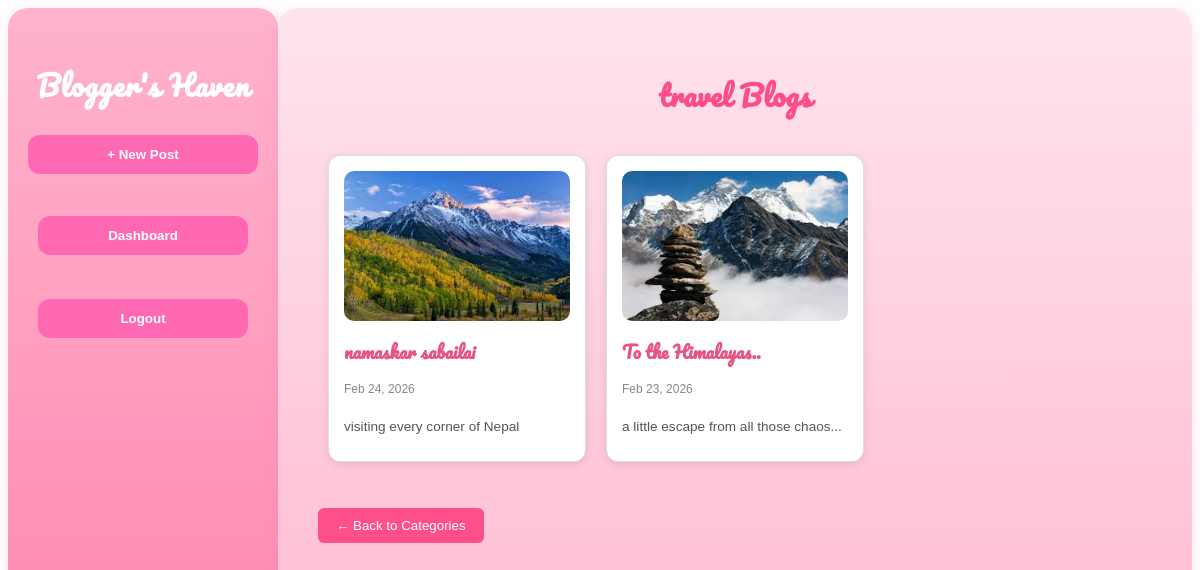
Page /category/5/ (signed in) on the earlier database version.
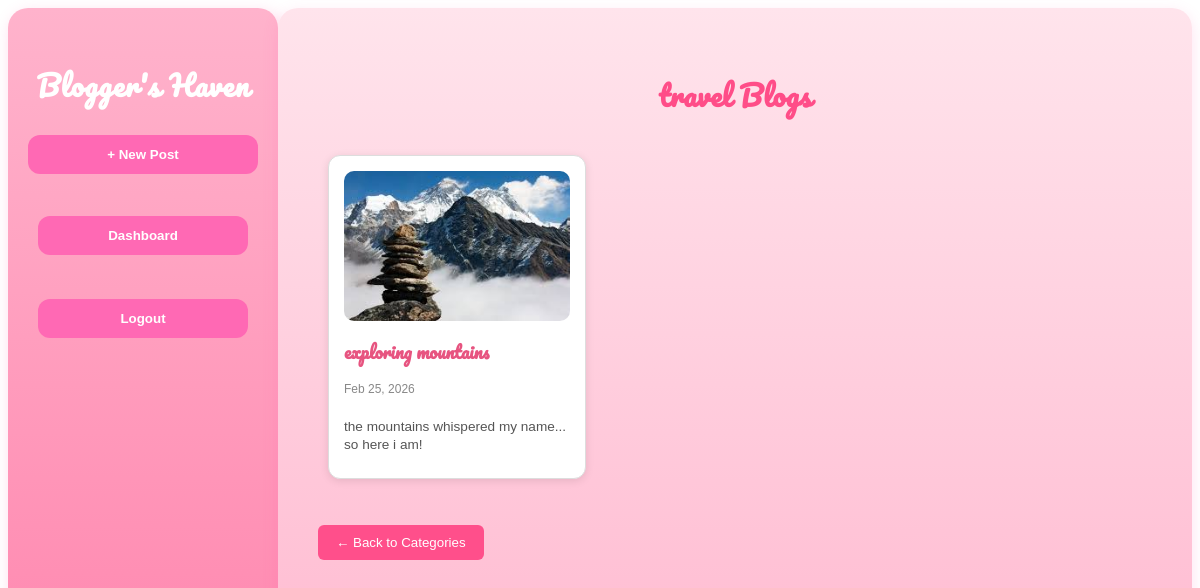
Same page on the later database version.
### home/models.py (models this page shows, shortened)
class Article(models.Model):
    title = models.CharField(max_length=255)
    content = models.TextField()
    image = models.ImageField(upload_to='post_images/', blank=True, null=True)
    author = models.ForeignKey(User, on_delete=models.CASCADE, related_name="articles")
    category = models.ForeignKey(Category, on_delete=models.SET_NULL, null=True, related_name="cat_articles")
    created_at = models.DateTimeField(auto_now_add=True)
    updated_at = models.DateTimeField(auto_now=True)
    is_trending = models.BooleanField(default=False)

### home/views.py (the view)
# urls.py: path('category/<int:category_id>/', views.category_blogs, name='category_blogs'),
@login_required
def category_blogs(request, category_id):
    category = get_object_or_404(Category, id=category_id)
    blogs = Article.objects.filter(category=category).order_by('-created_at')
    return render(request, 'category_blogs.html',{
        'category':category,
        'blogs': blogs
    })

### home/templates/category_blogs.html (shortened to what this page needs)
{% extends 'base.html' %}
{% block content %}
<h2 class="section-title">{{ category.name }} Blogs</h2>
<div class="posts-grid">
    {% for blog in blogs %}
        <div class="post-card">
            {% if blog.image %}
                <img src="{{ blog.image.url }}" class="post-image">
            {% endif %}
            <h3 class="post-title">{{ blog.title }}</h3>
            <p class="post-meta">{{ blog.created_at|date:"M d, Y" }}</p>
            <p class="post-content">{{ blog.content|truncatewords:30 }}</p>
        </div>
    {% empty %}
        <p class="empty-msg">No blogs found in this category.</p>
    {% endfor %}
</div>
<br>
<br>
<form action="{% url 'categories' %}" method="get">
    <button type="submit" class="back-btn">← Back to Categories</button>
</form>
{% endblock %}

Differences in the rows shown:
removed Article: image (picture), title "namaskar sabailai", created_at "Feb 24, 2026", content "visiting every corner of Nepal"
removed Article: image (picture), title "To the Himalayas..", created_at "Feb 23, 2026", content "a little escape from all those chaos..."
added Article: image (picture), title "exploring mountains", created_at "Feb 25, 2026", content "the mountains whispered my name... so here i am!"
